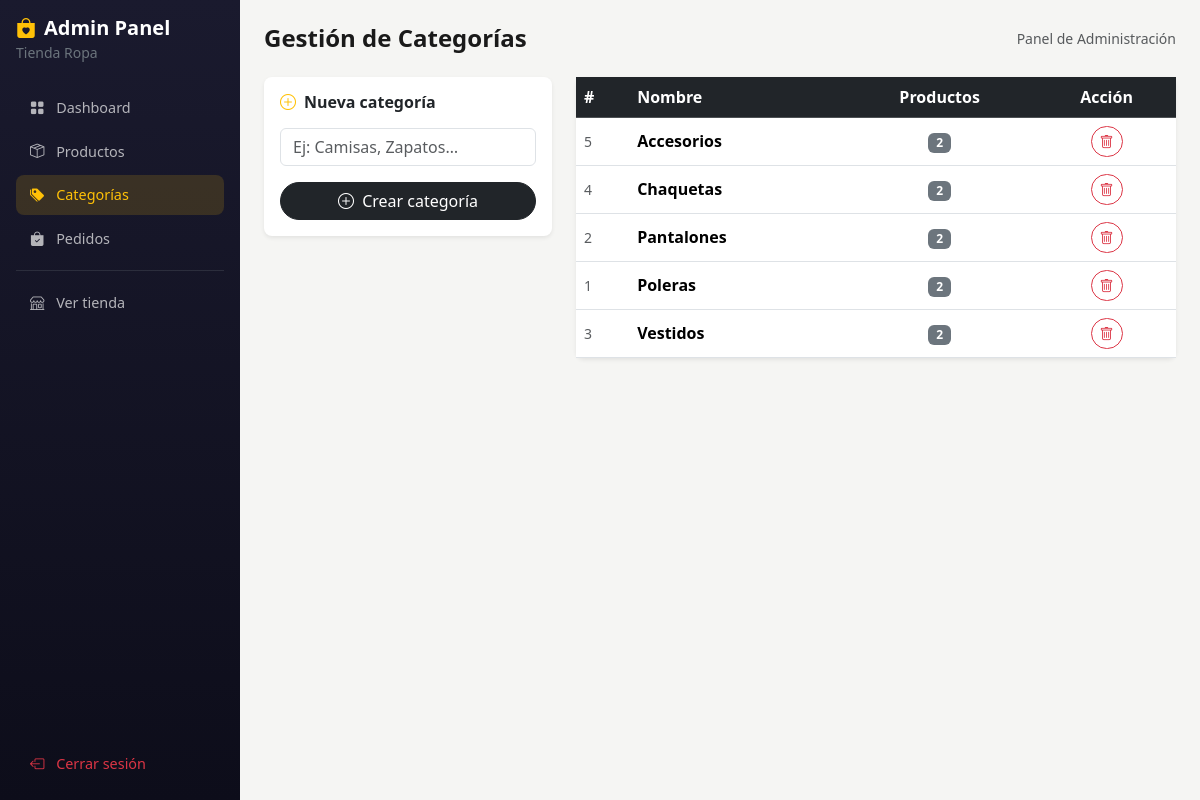
The app's page /admin/categorias (signed in) with its own data.
### tables this page shows
CREATE TABLE categorias (
            id     INTEGER PRIMARY KEY AUTOINCREMENT,
            nombre TEXT    NOT NULL UNIQUE
        );

### app.py (the view)
@app.route("/admin/categorias")
@admin_required
def admin_categorias():
    conn = get_db()
    categorias = conn.execute("""
        SELECT c.*, COUNT(p.id) AS total_productos
        FROM categorias c
        LEFT JOIN productos p ON c.id=p.categoria_id AND p.activo=1
        GROUP BY c.id ORDER BY c.nombre
    """).fetchall()
    conn.close()
    return render_template("admin/categorias.html", categorias=categorias)

### app.py (called while the page is built)
def get_db() -> sqlite3.Connection:
    conn = sqlite3.connect(DATABASE)
    conn.row_factory = sqlite3.Row
    return conn

def admin_required(f):
    @functools.wraps(f)
    def wrapper(*args, **kwargs):
        if not session.get("admin"):
            return redirect(url_for("admin_login"))
        return f(*args, **kwargs)
    return wrapper

@app.context_processor
def inject_cart_count():
    carrito = session.get("carrito", {})
    return {"cart_count": sum(v["cantidad"] for v in carrito.values())}

### templates/admin/categorias.html (shortened to what this page needs)
{% extends 'admin/base_admin.html' %}
{% block page_title %}Gestión de Categorías{% endblock %}
{% block content %}
<div class="row g-4">
  <div class="col-md-4">
    <div class="card border-0 shadow-sm rounded-3">
      <div class="card-body">
        <h6 class="fw-bold mb-3">
          <i class="bi bi-plus-circle me-2 text-warning"></i>Nueva categoría
        </h6>
        <form method="POST" action="{{ url_for('admin_nueva_categoria') }}">
          <div class="mb-3">
            <input type="text" name="nombre" class="form-control"
                   placeholder="Ej: Camisas, Zapatos…" required>
          </div>
          <button type="submit" class="btn btn-dark w-100 rounded-pill">
            <i class="bi bi-plus-circle me-1"></i> Crear categoría
          </button>
        </form>
      </div>
    </div>
  </div>
  <div class="col-md-8">
    <div class="card border-0 shadow-sm rounded-3">
      <div class="card-body p-0">
        <table class="table table-hover align-middle mb-0">
          <thead class="table-dark">
            <tr>
              <th>#</th>
              <th>Nombre</th>
              <th class="text-center">Productos</th>
              <th class="text-center">Acción</th>
            </tr>
          </thead>
          <tbody>
            {% for c in categorias %}
            <tr>
              <td class="text-muted small">{{ c.id }}</td>
              <td class="fw-semibold">{{ c.nombre }}</td>
              <td class="text-center">
                <span class="badge bg-secondary">{{ c.total_productos }}</span>
              </td>
              <td class="text-center">
                <form method="POST"
                      action="{{ url_for('admin_eliminar_categoria', cid=c.id) }}"
                      onsubmit="return confirm('¿Eliminar la categoría «{{ c.nombre }}»?')">
                  <button class="btn btn-sm btn-outline-danger rounded-pill">
                    <i class="bi bi-trash"></i>
                  </button>
                </form>
              </td>
            </tr>
            {% else %}
            <tr>
              <td colspan="4" class="text-center text-muted py-4">No hay categorías</td>
            </tr>
            {% endfor %}
          </tbody>
        </table>
      </div>
    </div>
  </div>
</div>
{% endblock %}

### static/css/style.css (style rules this page uses)
body { background-color: #f5f5f3; font-family: 'Segoe UI', system-ui, -apple-system, sans-serif; color: #1a1a1a; }
.admin-body { background: #f0f0ee; }

### records on screen
categorias: id "5", nombre "Accesorios", total_productos "2"
categorias: id "4", nombre "Chaquetas", total_productos "2"
categorias: id "2", nombre "Pantalones", total_productos "2"
categorias: id "1", nombre "Poleras", total_productos "2"
categorias: id "3", nombre "Vestidos", total_productos "2"
